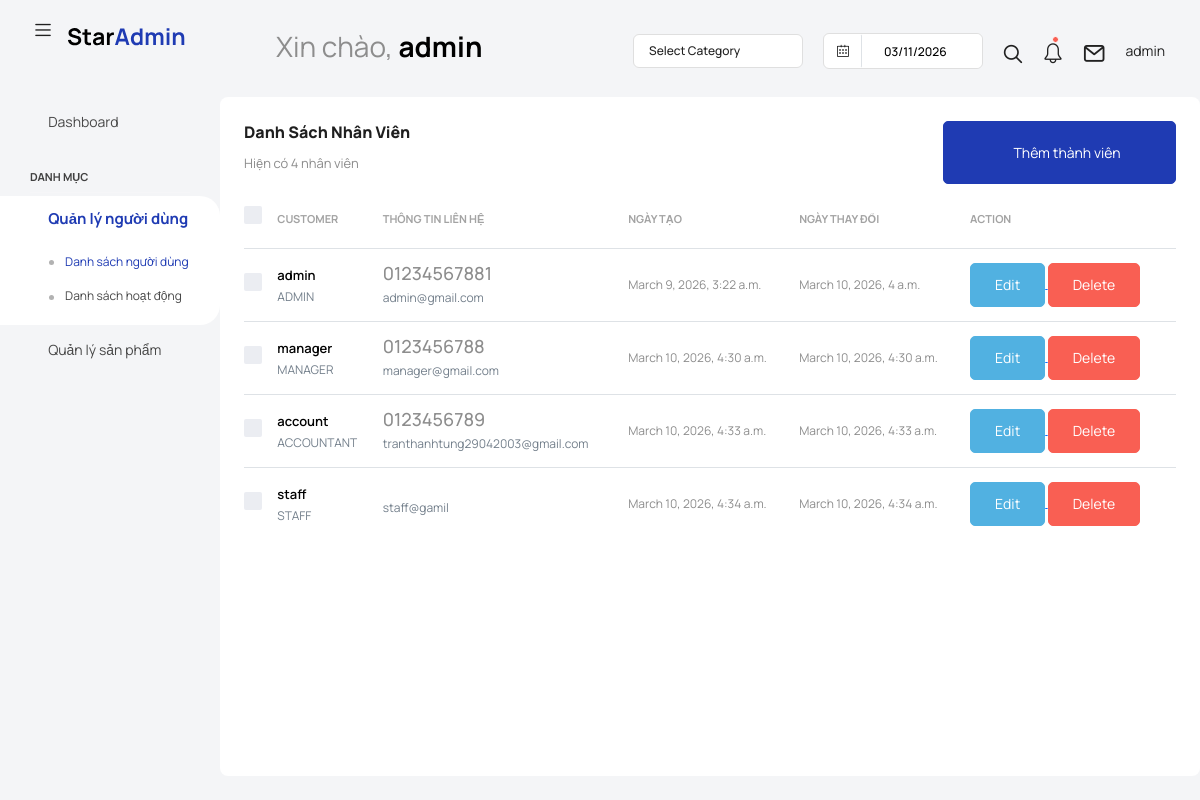
The page /listuserview (signed in) on the database its author committed.
### user/models.py (models this page shows, shortened)
class User(AbstractUser):
    class Role(models.TextChoices):
        ADMIN = "ADMIN", "Admin"
        MANAGER = "MANAGER", "Manager"
        ACCOUNTANT = "ACCOUNTANT", "Accountant"
        STAFF = "STAFF", "Staff"
    phone = models.CharField(max_length=20, null=True, blank=True)
    role = models.CharField(
        max_length=20,
        choices=Role.choices,
        default=Role.STAFF
    )
    created_at = models.DateTimeField(auto_now_add=True)
    updated_at = models.DateTimeField(auto_now=True)

### user/views.py (the view)
# urls.py: path("listuserview", listuserview, name = "listuserview"),
@login_required
def listuserview(request):
    if request.method == "GET":
        listuser = User.objects.all()
        return render(request, "user/list_user.html", {"listuser": listuser})
    return render(request, "blank_page.html")

### templates/user/list_user.html (shortened to what this page needs)
{% extends "base.html" %}
{% block content %}
<div class="row flex-grow">
                            <div class="col-12 grid-margin stretch-card">
                              <div class="card card-rounded">
                                <div class="card-body">
                                  <div class="d-sm-flex justify-content-between align-items-start">
                                    <div>
                                      <h4 class="card-title card-title-dash">Danh sách nhân viên</h4>
                                      <p class="card-subtitle card-subtitle-dash">Hiện có {{listuser.count}} nhân viên</p>
                                    </div>
                                    <div>
                                        <a href="{% url 'user/add_user' %}">
                                             <button class="btn btn-primary btn-lg text-white mb-0 me-0" type="button"><i class="mdi mdi-account-plus"></i> Thêm thành viên</button>
                                        </a>
                                    </div>
                                  </div>
                                  <div class="table-responsive  mt-1">
                                    <table class="table select-table">
                                      <thead>
                                        <tr>
                                          <th>
                                            <div class="form-check form-check-flat mt-0">
                                            </div>
                                          </th>
                                          <th>Customer</th>
                                          <th>Thông tin liên hệ</th>
                                          <th>Ngày tạo</th>
                                            <th>Ngày thay đổi</th>
                                          <th>Action</th>
                                        </tr>
                                      </thead>
                                      <tbody>
                                        {% for user in listuser %}
  <tr>
                                          <td>
                                            <div class="form-check form-check-flat mt-0">
                                            </div>
                                          </td>
                                          <td>
                                            <div class="d-flex ">
                                              <div>
                                                <h6>{{ user.username }}</h6>
                                                <p>{{user.role}}</p>
                                              </div>
                                            </div>
                                          </td>
                                          <td>
                                            <h4>{{ user.phone }}</h4>
                                              <p>{{user.email}}</p>
                                          </td>
                                          <td>
                                            {{user.created_at}}
                                          </td>
      <td>
                                            {{user.updated_at}}
                                          </td>
                                          <td>
                                              <a href="{% url 'user/edit_user' user.id %}">
                                                    <button  class="btn btn-info" type="edit">Edit</button>
                                              </a>
<a href="{% url 'user/delete_user' user.id %}">
     <button  class="btn btn-danger" type="delete">Delete</button>
</a>
                                          </td>
                                        </tr>
                                        {% endfor %}
                                      </tbody>
                                    </table>
                                  </div>
                                </div>
                              </div>
                            </div>
                          </div>
{% endblock %}

### templates/base.html (shortened to what this page needs)
{% load static %}
<!DOCTYPE html>
<html lang="en">
  <head>
    <link rel="stylesheet" href="{% static 'vendors/feather/feather.css' %}">
    <link rel="stylesheet" href="{% static 'vendors/mdi/css/materialdesignicons.min.css' %}">
    <link rel="stylesheet" href="{% static 'vendors/ti-icons/css/themify-icons.css' %}">
    <link rel="stylesheet" href="{% static 'vendors/font-awesome/css/font-awesome.min.css' %}">
    <link rel="stylesheet" href="{% static 'vendors/typicons/typicons.css' %}">
    <link rel="stylesheet" href="{% static 'vendors/simple-line-icons/css/simple-line-icons.css' %}">
    <link rel="stylesheet" href="{% static 'vendors/css/vendor.bundle.base.css' %}">
    <link rel="stylesheet" href="{% static 'vendors/bootstrap-datepicker/bootstrap-datepicker.min.css' %}">
    <link rel="stylesheet" href="{% static 'vendors/datatables.net-bs4/dataTables.bootstrap4.css' %}">
    <link rel="stylesheet" type="text/css" href="{% static 'js/select.dataTables.min.css' %}">
    <link rel="stylesheet" href="{% static 'css/style.css' %}">
  </head>
  <body class="with-welcome-text">
    <div class="container-scroller">
      <nav class="navbar default-layout col-lg-12 col-12 p-0 fixed-top d-flex align-items-start flex-row">
        <div class="text-center navbar-brand-wrapper d-flex align-items-start justify-content-start">
          <div class="me-3">
            <button class="navbar-toggler navbar-toggler align-self-center" type="button" data-bs-toggle="minimize">
              <span class="icon-menu"></span>
            </button>
          </div>
          <div>
            <a class="navbar-brand brand-logo" href="index.html">
              <img src="{% static 'images/logo.svg' %}" alt="logo" />
            </a>
          </div>
        </div>
        <div class="navbar-menu-wrapper d-flex align-items-top">
          <ul class="navbar-nav">
            <li class="nav-item fw-semibold d-none d-lg-block ms-0">
              <h1 class="welcome-text">Xin chào, <span class="text-black fw-bold">{{ user.username }}</span></h1>
            </li>
          </ul>
          <ul class="navbar-nav ms-auto">
            <li class="nav-item dropdown d-none d-lg-block">
              <a class="nav-link dropdown-bordered dropdown-toggle dropdown-toggle-split" id="messageDropdown" href="#" data-bs-toggle="dropdown" aria-expanded="false"> Select Category </a>
            </li>
            <li class="nav-item d-none d-lg-block">
              <div id="datepicker-popup" class="input-group date datepicker navbar-date-picker">
                <span class="input-group-addon input-group-prepend border-right">
                  <span class="icon-calendar input-group-text calendar-icon"></span>
                </span>
                <input type="text" class="form-control">
              </div>
            </li>
            <li class="nav-item">
              <form class="search-form" action="#">
                <i class="icon-search"></i>
                <input type="search" class="form-control" placeholder="Search Here" title="Search here">
              </form>
            </li>
            <li class="nav-item dropdown">
              <a class="nav-link count-indicator" id="notificationDropdown" href="#" data-bs-toggle="dropdown">
                <i class="icon-bell"></i>
                <span class="count"></span>
              </a>
            </li>
            <li class="nav-item dropdown">
              <a class="nav-link count-indicator" id="countDropdown" href="#" data-bs-toggle="dropdown" aria-expanded="false">
                <i class="icon-mail icon-lg"></i>
              </a>
            </li>
            <li class="nav-item dropdown d-none d-lg-block user-dropdown">
              <a class="nav-link" id="UserDropdown" href="#" data-bs-toggle="dropdown" aria-expanded="false">
                {{ user.username}} </a>
            </li>
          </ul>
        </div>
      </nav>
      <div class="container-fluid page-body-wrapper">
        <nav class="sidebar sidebar-offcanvas" id="sidebar">
          <ul class="nav">
            <li class="nav-item">
              <a class="nav-link" href="{% url 'dashboard'%}">
                <i class="mdi mdi-grid-large menu-icon"></i>
                <span class="menu-title">Dashboard</span>
              </a>
            </li>
            <li class="nav-item nav-category">Danh mục</li>
            <li class="nav-item">
              <a class="nav-link" data-bs-toggle="collapse" href="#ui-basic" aria-expanded="false" aria-controls="ui-basic">
                <i class="menu-icon mdi mdi-floor-plan"></i>
                <span class="menu-title">Quản lý người dùng</span>
                <i class="menu-arrow"></i>
              </a>
              <div class="collapse" id="ui-basic">
                <ul class="nav flex-column sub-menu">
                  <li class="nav-item"> <a class="nav-link" href="{% url 'listuserview' %}">Danh sách người dùng</a></li>
                  <li class="nav-item"> <a class="nav-link" href="{% url 'listloguser' %}">Danh sách hoạt động</a></li>
                </ul>
              </div>
            </li>
            <li class="nav-item">
              <a class="nav-link" data-bs-toggle="collapse" href="#ui-basic1" aria-expanded="false" aria-controls="ui-basic">
                <i class="menu-icon mdi mdi-floor-plan"></i>
                <span class="menu-title">Quản lý sản phẩm</span>
                <i class="menu-arrow"></i>
              </a>
            </li>
          </ul>
        </nav>
       {% block content %}
{% endblock %}
      </div>
    </div>
  </body>
</html>

### rows shown on the page
User: username "admin", role "ADMIN", phone "01234567881", email "admin@gmail.com", created_at "March 9, 2026, 3:22 a.m.", updated_at "March 10, 2026, 4 a.m."
User: username "manager", role "MANAGER", phone "0123456788", email "manager@gmail.com", created_at "March 10, 2026, 4:30 a.m.", updated_at "March 10, 2026, 4:30 a.m."
User: username "account", role "ACCOUNTANT", phone "0123456789", email "tranthanhtung29042003@gmail.com", created_at "March 10, 2026, 4:33 a.m.", updated_at "March 10, 2026, 4:33 a.m."
User: username "staff", role "STAFF", email "staff@gamil", created_at "March 10, 2026, 4:34 a.m.", updated_at "March 10, 2026, 4:34 a.m."

### other values the page prints
{{ listuser.count }} "4"
